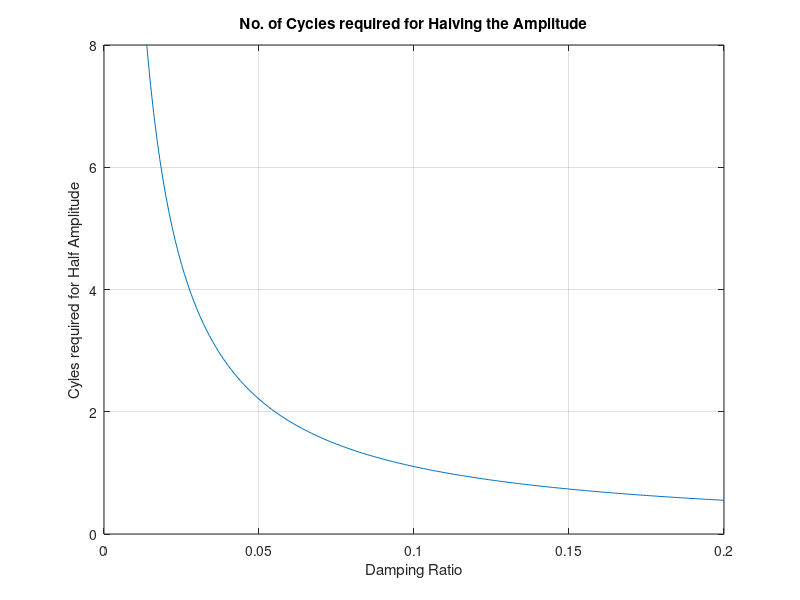

This chart was generated by the following MATLAB code:
un_unm = 2;
zeeta = 0:0.001:0.2;
m = [];
for i = 1: length(zeeta)
m = [m,(log(un_unm))/(2*pi*zeeta(i))];
end
plot(zeeta, m);
ylim([0,8])
xlim([0,0.2])
ylabel('Cyles required for Half Amplitude')
xlabel('Damping Ratio')
title('No. of Cycles required for Halving the Amplitude')
grid on;